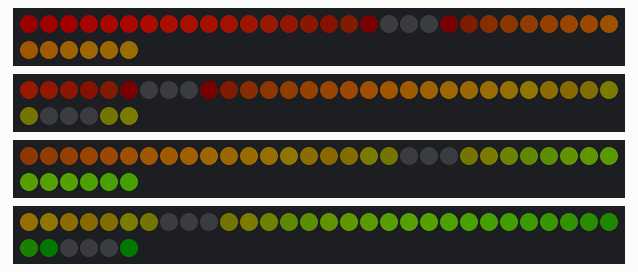
This sketch was run on a simulated Arduino Uno, built with avr-gcc and run on an emulated ATmega328P. On the bench: 4 × 36 RGB LEDs in strip order, left to right, continuing on the next row. Dim RGB values are drawn brighter than linear.

Above: at 0.19 s.
At 4.97 s:
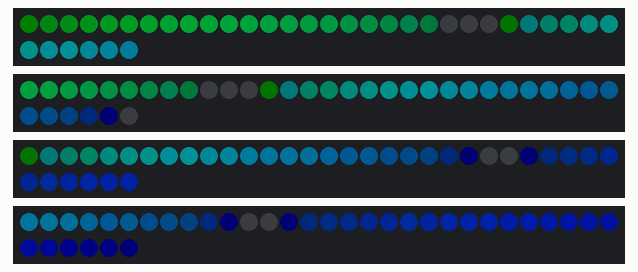
At 10.06 s:
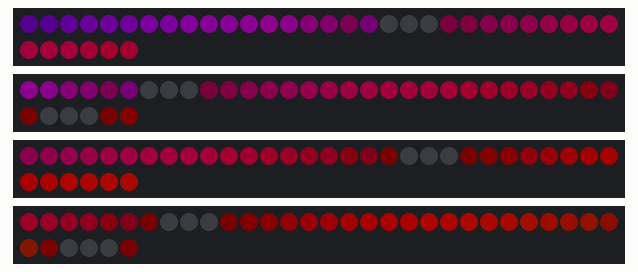
At 19.61 s:
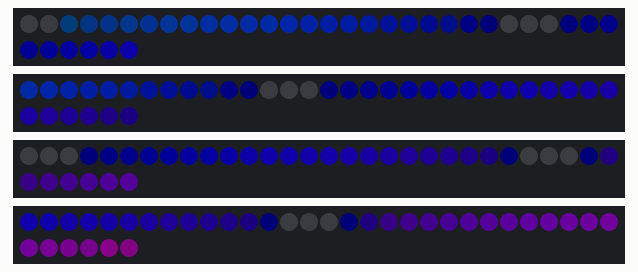
At 29.16 s:
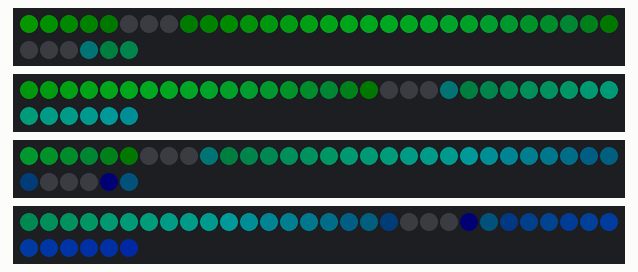
At 39.34 s:
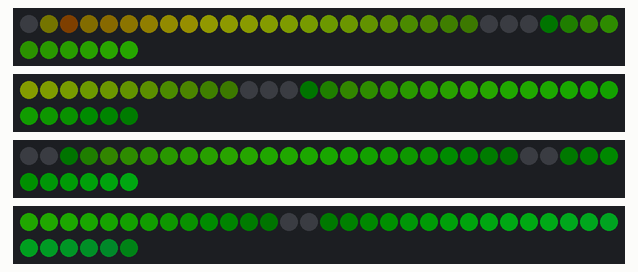

The sketch:

just_motor_code_teensy.ino
```cpp
#include <Adafruit_NeoPixel.h>
#include <math.h>

#define NUM_LEDS 36

Adafruit_NeoPixel strip1(NUM_LEDS, 2, NEO_GRB + NEO_KHZ800);
Adafruit_NeoPixel strip2(NUM_LEDS, 3, NEO_GRB + NEO_KHZ800);
Adafruit_NeoPixel strip3(NUM_LEDS, 4, NEO_GRB + NEO_KHZ800);
Adafruit_NeoPixel strip4(NUM_LEDS, 5, NEO_GRB + NEO_KHZ800);

#define DELAY_TIME 10   // faster = smoother

int offset = 0;

// 🌈 RGB color wheel (smooth rainbow)
uint32_t colorWheel(byte pos) {
  pos = 255 - pos;
  if (pos < 85) {
    return strip1.Color(255 - pos * 3, 0, pos * 3);
  }
  if (pos < 170) {
    pos -= 85;
    return strip1.Color(0, pos * 3, 255 - pos * 3);
  }
  pos -= 170;
  return strip1.Color(pos * 3, 255 - pos * 3, 0);
}

// 🌊 Wave with dim-to-dark effect
uint32_t waveColor(int pos) {

  // brightness wave (0 → 1)
  float wave = (sin(pos * 0.25) + 1.0) / 2.0;

  // make it VERY dim (soft glow)
  float brightness = wave * 0.2;   // 🔥 0.2 = very dim

  byte colorIndex = pos % 255;
  uint32_t baseColor = colorWheel(colorIndex);

  byte r = ((baseColor >> 16) & 0xFF) * brightness;
  byte g = ((baseColor >> 8) & 0xFF) * brightness;
  byte b = (baseColor & 0xFF) * brightness;

  return strip1.Color(r, g, b);
}

// ===== Pattern with phase shift =====
void updateStrip(Adafruit_NeoPixel &s, int phase) {

  for (int i = 0; i < NUM_LEDS; i++) {

    int pos = i + offset + phase;

    s.setPixelColor(i, waveColor(pos));
  }

  s.show();
}

void setup() {
  strip1.begin();
  strip2.begin();
  strip3.begin();
  strip4.begin();

  strip1.show();
  strip2.show();
  strip3.show();
  strip4.show();
}

void loop() {

  updateStrip(strip1, 0);
  updateStrip(strip2, 12);
  updateStrip(strip3, 24);
  updateStrip(strip4, 36);

  offset++;

  delay(DELAY_TIME);
}
```
